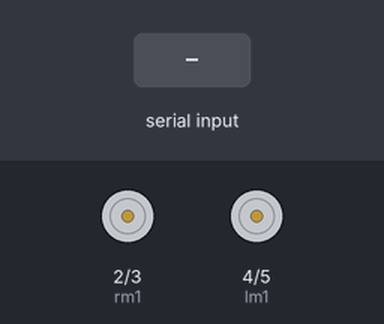
A sketch run on a simulated Arduino Uno, built with avr-gcc and run on an emulated ATmega328P. Parts: motor-driver pin pairs drawn as motors (green arrow = first pin HIGH = forward, orange = second pin HIGH = backward, longer = more drive). Inputs (shaded band) come from the test bench.

Above: at 1.2 s.
1.3 s: "F" received over Serial
At 2.0 s:
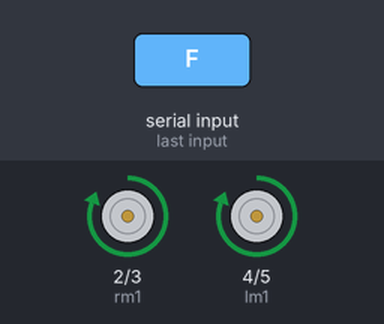
2.8 s: "B" received over Serial
At 3.2 s:
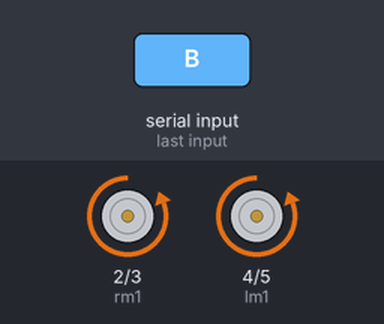
4.3 s: "R" received over Serial
At 5.5 s:
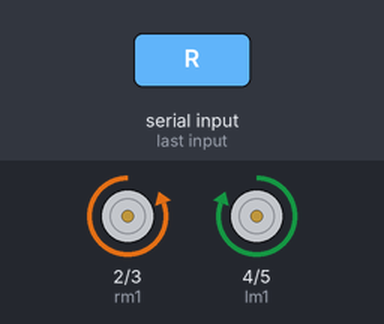
5.8 s: "L" received over Serial
At 6.6 s:
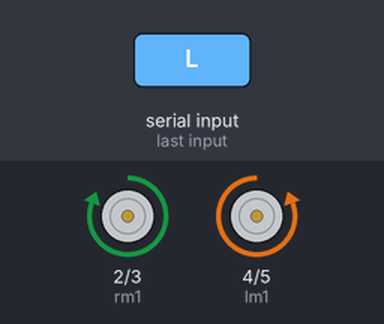
7.3 s: "1" received over Serial
At 7.8 s:
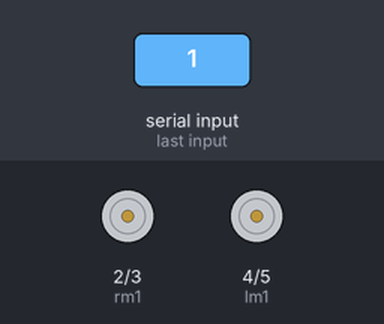
Timing chart, 0 to 9.8 s (numbered marks = the images above; inputs shaded):
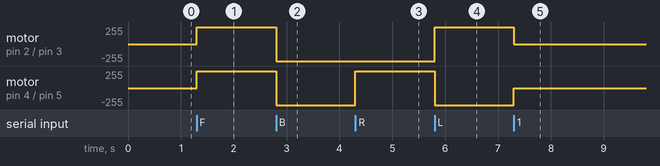

The sketch:

motors-speech-bot.ino
```cpp
/**** Arduino Speech/voice Controlled robot ***
 *  by Ashraf Minhaj
 *  mail me at ashraf_minhaj@yahoo.com
 *  tutorial- ashrafminhajfb.blogspot.com
 */

//Declare the arduino pins

int lm1 = 4;     //declare 1st motor pins
int lm2 = 5;

int rm1 = 2;    //right motor pins
int rm2 = 3;

char val;

void setup()
{
  //initlize the mode of the pins
   pinMode(lm1,OUTPUT);
   pinMode(lm2,OUTPUT);
   pinMode(rm1,OUTPUT);
   pinMode(rm2,OUTPUT);

   //set the serial communication rate
   Serial.begin(9600);


}

void loop()
{
  //check whether arduino is reciving signal or not
  while(Serial.available() == 0);
  val = Serial.read() ;           //reads the signal
  //Serial.print(val);

  /*********For Forward motion*********/
  if (val == 'F')
  {
    //Serial.println("FORWARD");
    digitalWrite(lm1,HIGH);
    digitalWrite(rm1,HIGH);
    digitalWrite(lm2,LOW);
    digitalWrite(rm2,LOW);
  }


   /*********For Backward Motion*********/
  else if(val == 'B')
  {
    digitalWrite(lm2,HIGH);
    digitalWrite(rm2,HIGH);
    digitalWrite(lm1,LOW);
    digitalWrite(rm1,LOW);
  }

   /*********Right*********/
  else if(val == 'R')
  {
    digitalWrite(lm1,HIGH);
    digitalWrite(rm2,HIGH);
    digitalWrite(lm2,LOW);
    digitalWrite(rm1,LOW);
  }

   /*********Left*********/
  else if(val == 'L')
  {
    digitalWrite(lm2,HIGH);
    digitalWrite(rm1,HIGH);
    digitalWrite(lm1,LOW);
    digitalWrite(rm2,LOW);
  }

  /*********STOP*********/
  else
  {
    digitalWrite(lm1,LOW);
    digitalWrite(rm1,LOW);
    digitalWrite(lm2,LOW);
    digitalWrite(rm2,LOW);
  }

 delay(10);

}
```

Measured:
- after the input at 1.3 s, motor on pin 2 (rm1) / pin 3 (rm2), motor on pin 4 (lm1) / pin 5 (lm2): stopped → forward 255/255 at once
- after the input at 2.8 s, motor on pin 2 (rm1) / pin 3 (rm2), motor on pin 4 (lm1) / pin 5 (lm2): forward 255/255 → backward 255/255 at once
- after the input at 4.3 s, motor on pin 4 (lm1) / pin 5 (lm2): backward 255/255 → forward 255/255 at once
- after the input at 5.8 s, motor on pin 2 (rm1) / pin 3 (rm2): backward 255/255 → forward 255/255 at once; motor on pin 4 (lm1) / pin 5 (lm2): forward 255/255 → backward 255/255 at once
- after the input at 7.3 s, motor on pin 2 (rm1) / pin 3 (rm2): forward 255/255 → stopped at once; motor on pin 4 (lm1) / pin 5 (lm2): backward 255/255 → stopped at once
